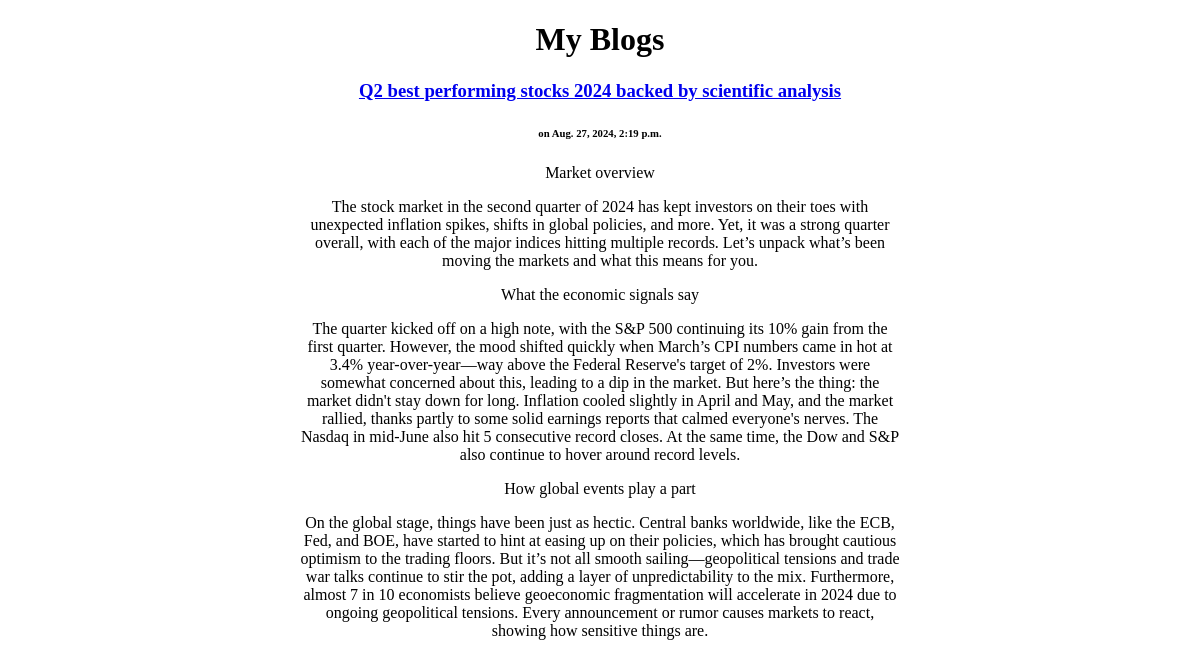
The app's page /blog/2/ with its own data.
### blog/models.py (models this page shows, shortened)
class Post(models.Model):
    title = models.CharField(max_length=140)
    body = models.TextField()
    signature = models.CharField(max_length=140, default= "Shafiek Isaacs")
    date = models.DateTimeField()

### blog/templates/post.html
{% extends "header.html" %}
{% block content %}
<h3><a href="/blog/{{post.id}}">{{ post.title }}</a></h3>
<h6> on {{ post.date }}</h6>
<div class = "container">
    {{ post.body|safe|linebreaks}}
</div>
<br><br>
{% endblock %}

### records on screen
Post: title "Q2 best performing stocks 2024 backed by scientific analysis", date "Aug. 27, 2024, 2:19 p.m.", body "Market overview The stock market in the second quarter of 2024 has kept investors on their toes with unexpected inflation spikes, shifts in global policies, and more. Yet, it was a strong quarter overall, with each of the major indices hitting multiple records. Let’s unpack what’s been moving the markets and what this means for you. What the economic signals say The quarter kicked off on a high note, with the S&P 500 continuing its 10% gain from the first quarter. However, the mood shifted quickly when March’s CPI numbers came in hot at 3.4% year-over-year—way above the Federal Reserve's target of 2%. Investors were somewhat concerned about this, leading to a dip in the market. But here’s…"
